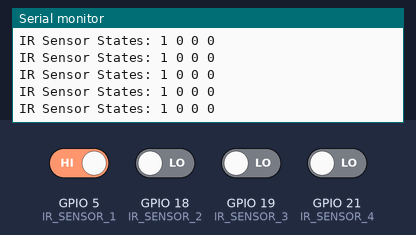
A sketch run on a simulated ESP32. Shown: the last lines printed to the serial monitor. Inputs (shaded band) come from the test bench; at power-on: GPIO 5 (IR_SENSOR_1) HIGH, GPIO 18 (IR_SENSOR_2), GPIO 19 (IR_SENSOR_3), GPIO 21 (IR_SENSOR_4) LOW. WiFi joins after 1.5 s; servers stay silent unless stated; uploads are accepted with an empty reply.

Above: at 2.7 s.
2.8 s: GPIO 5 (IR_SENSOR_1) driven LOW
At 3.5 s:
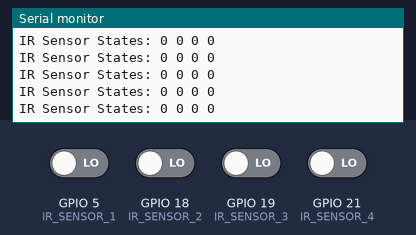
4.3 s: GPIO 18 (IR_SENSOR_2) driven HIGH
At 4.9 s:
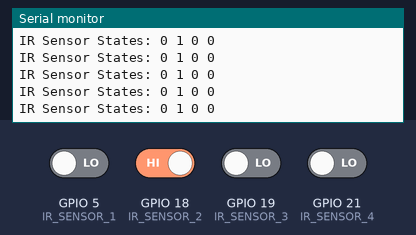

The sketch:

recwith4ir.ino
```cpp
#include <WiFi.h>
#include <HTTPClient.h>
#include <ArduinoJson.h>

const char* ssid = "Aadhi";  // Wi-Fi SSID
const char* password = "12345678";  // Wi-Fi Password
const char* serverUrl = "http://192.168.59.247/updateSlot";  // Replace <SERVER_IP> with actual IP

#define IR_SENSOR_1 5  // GPIO 5
#define IR_SENSOR_2 18 // GPIO 18
#define IR_SENSOR_3 19 // GPIO 19
#define IR_SENSOR_4 21 // GPIO 21

int area = 1;  // Area 1 (index starts from 0)
int slot = 0;  // Slot 1 (index starts from 0)
String driver = "Driver1";  // Driver ID
bool lastStatus = -1;

void setup() {
    Serial.begin(115200);
    pinMode(IR_SENSOR_1, INPUT);
    pinMode(IR_SENSOR_2, INPUT);
    pinMode(IR_SENSOR_3, INPUT);
    pinMode(IR_SENSOR_4, INPUT);

    Serial.print("Connecting to WiFi...");
    WiFi.begin(ssid, password);
    while (WiFi.status() != WL_CONNECTED) {
        delay(500);
        Serial.print(".");
    }
    Serial.println("\nWiFi connected!");
}

void updateServer(int status) {
    if (status == lastStatus) return; // Avoid redundant updates
    lastStatus = status;

    if (WiFi.status() == WL_CONNECTED) {
        HTTPClient http;
        Serial.print("Connecting to: ");
        Serial.println(serverUrl);

        http.begin(serverUrl);
        http.addHeader("Content-Type", "application/json");
        http.setTimeout(3000); // Reduce timeout to 3 seconds

        StaticJsonDocument<200> doc;
        doc["area"] = area;
        doc["slot"] = slot;
        doc["status"] = status;  // 0 = occupied, 1 = available

        String requestBody;
        serializeJson(doc, requestBody);

        Serial.print("Sending JSON: ");
        Serial.println(requestBody);

        int httpResponseCode = http.POST(requestBody);

        if (httpResponseCode > 0) {
            Serial.print("Server Response Code: ");
            Serial.println(httpResponseCode);
            Serial.print("Response: ");
            Serial.println(http.getString());
        } else {
            Serial.print("HTTP POST failed! Error Code: ");
            Serial.println(httpResponseCode);
            Serial.print("Error Message: ");
            Serial.println(http.errorToString(httpResponseCode).c_str());
        }

        http.end();
    } else {
        Serial.println("WiFi Disconnected! Cannot update server.");
    }
}

void loop() {
    int ir1 = digitalRead(IR_SENSOR_1);
    int ir2 = digitalRead(IR_SENSOR_2);
    int ir3 = digitalRead(IR_SENSOR_3);
    int ir4 = digitalRead(IR_SENSOR_4);

    Serial.print("IR Sensor States: ");
    Serial.print(ir1); Serial.print(" ");
    Serial.print(ir2); Serial.print(" ");
    Serial.print(ir3); Serial.print(" ");
    Serial.println(ir4);

    // Only update if all sensors detect the same state
    if (ir1 == LOW && ir2 == LOW && ir3 == LOW && ir4 == LOW) {
        updateServer(0);  // Slot is occupied
    } else if (ir1 == HIGH && ir2 == HIGH && ir3 == HIGH && ir4 == HIGH) {
        updateServer(1);  // Slot is available
    }
}
```

Measured:
- after the input at 2.8 s, the serial monitor: prints a new line at once (image 1)
- after the input at 4.3 s, the serial monitor: prints a new line at once (image 2)
